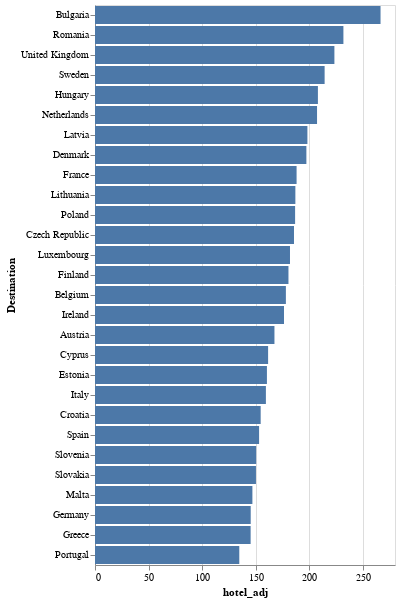

Notebook code cell kept with this figure:
### Code cell
alt.Chart(averages.reset_index()).mark_bar().encode(
    x = "hotel_adj",
    y = alt.Y("Destination", sort="-x")
)

### Figure 1 — Vega-Lite specification as saved in the notebook (floating-point values rounded to 4 significant figures)
{"config": {"view": {"continuousWidth": 300, "continuousHeight": 300}}, "data": {"name": "data-70f6038dd9f2bf82f45faa402e8908a2"}, "mark": {"type": "bar"}, "encoding": {"x": {"field": "hotel_adj", "type": "quantitative"}, "y": {"field": "Destination", "sort": "-x", "type": "nominal"}}, "$schema": "https://vega.github.io/schema/vega-lite/v5.16.3.json", "datasets": {"data-70f6038dd9f2bf82f45faa402e8908a2": [{"Destination": "Bulgaria", "hotel_adj": 266.5, "allowance_adj": 101.7, "difference": 2.621}, {"Destination": "Romania", "hotel_adj": 231.8, "allowance_adj": 87.56, "difference": 2.648}, {"Destination": "United Kingdom", "hotel_adj": 223.4, "allowance_adj": 130.8, "difference": 1.709}, {"Destination": "Sweden", "hotel_adj": 214.3, "allowance_adj": 132.9, "difference": 1.613}, {"Destination": "Hungary", "hotel_adj": 208.1, "allowance_adj": 101.0, "difference": 2.059}, {"Destination": "Netherlands", "hotel_adj": 207.2, "allowance_adj": 121.2, "difference": 1.71}, {"Destination": "Latvia", "hotel_adj": 198.2, "allowance_adj": 105.1, "difference": 1.887}, {"Destination": "Denmark", "hotel_adj": 197.3, "allowance_adj": 146.5, "difference": 1.347}, {"Destination": "France", "hotel_adj": 188.1, "allowance_adj": 114.3, "difference": 1.646}, {"Destination": "Lithuania", "hotel_adj": 187.0, "allowance_adj": 107.8, "difference": 1.735}, {"Destination": "Poland", "hotel_adj": 186.8, "allowance_adj": 93.19, "difference": 2.004}, {"Destination": "Czech Republic", "hotel_adj": 185.7, "allowance_adj": 92.19, "difference": 2.015}, {"Destination": "Luxembourg", "hotel_adj": 182.0, "allowance_adj": 119.7, "difference": 1.521}, {"Destination": "Finland", "hotel_adj": 180.6, "allowance_adj": 136.9, "difference": 1.319}, {"Destination": "Belgium", "hotel_adj": 178.2, "allowance_adj": 120.7, "difference": 1.476}, {"Destination": "Ireland", "hotel_adj": 176.4, "allowance_adj": 119.2, "difference": 1.48}, {"Destination": "Austria", "hotel_adj": 167.5, "allowance_adj": 123.2, "difference": 1.36}, {"Destination": "Cyprus", "hotel_adj": 161.6, "allowance_adj": 100.1, "difference": 1.614}, {"Destination": "Estonia", "hotel_adj": 160.5, "allowance_adj": 111.4, "difference": 1.44}, {"Destination": "Italy", "hotel_adj": 159.5, "allowance_adj": 106.6, "difference": 1.496}, {"Destination": "Croatia", "hotel_adj": 154.6, "allowance_adj": 105.4, "difference": 1.467}, {"Destination": "Spain", "hotel_adj": 153.2, "allowance_adj": 103.6, "difference": 1.479}, {"Destination": "Slovenia", "hotel_adj": 150.4, "allowance_adj": 100.2, "difference": 1.502}, {"Destination": "Slovakia", "hotel_adj": 150.2, "allowance_adj": 98.57, "difference": 1.524}, {"Destination": "Malta", "hotel_adj": 146.9, "allowance_adj": 101.1, "difference": 1.453}, {"Destination": "Germany", "hotel_adj": 145.3, "allowance_adj": 113.4, "difference": 1.282}, {"Destination": "Greece", "hotel_adj": 145.3, "allowance_adj": 94.24, "difference": 1.541}, {"Destination": "Portugal", "hotel_adj": 134.7, "allowance_adj": 98.44, "difference": 1.368}]}}
